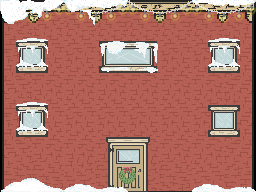

Tiled map render using the project's own tile images. Description and the whole map definition, tile-layer contents included, below:
An orthogonal 8x6 tile map with 32x32 px tiles, 5 tile layers (Tile Layer 1, Tile Layer 2, Tile Layer 3, Tile Layer 5, ...), 2 tilesets.

<map version="1.0" orientation="orthogonal" renderorder="right-down" width="8" height="6" tilewidth="32" tileheight="32" nextobjectid="1">
 <tileset firstgid="1" name="testsprite" tilewidth="32" tileheight="32">
  <image source="../tiled/testsprite.png" width="640" height="640" />
 </tileset>
 <tileset firstgid="401" name="testspriteevil" tilewidth="32" tileheight="32">
  <image source="../tiled/testspriteevil.png" width="640" height="640" />
 </tileset>
 <layer name="Tile Layer 1" width="8" height="6">
  <data>
   <tile gid="41" />
   <tile gid="42" />
   <tile gid="43" />
   <tile gid="44" />
   <tile gid="43" />
   <tile gid="44" />
   <tile gid="45" />
   <tile gid="46" />
   <tile gid="49" />
   <tile gid="51" />
   <tile gid="51" />
   <tile gid="51" />
   <tile gid="51" />
   <tile gid="51" />
   <tile gid="51" />
   <tile gid="68" />
   <tile gid="69" />
   <tile gid="71" />
   <tile gid="71" />
   <tile gid="71" />
   <tile gid="71" />
   <tile gid="71" />
   <tile gid="71" />
   <tile gid="68" />
   <tile gid="49" />
   <tile gid="51" />
   <tile gid="51" />
   <tile gid="51" />
   <tile gid="51" />
   <tile gid="51" />
   <tile gid="51" />
   <tile gid="68" />
   <tile gid="69" />
   <tile gid="71" />
   <tile gid="71" />
   <tile gid="71" />
   <tile gid="71" />
   <tile gid="71" />
   <tile gid="71" />
   <tile gid="68" />
   <tile gid="73" />
   <tile gid="74" />
   <tile gid="75" />
   <tile gid="76" />
   <tile gid="75" />
   <tile gid="76" />
   <tile gid="77" />
   <tile gid="78" />
  </data>
 </layer>
 <layer name="Tile Layer 2" width="8" height="6">
  <data>
   <tile gid="0" />
   <tile gid="0" />
   <tile gid="0" />
   <tile gid="0" />
   <tile gid="0" />
   <tile gid="0" />
   <tile gid="0" />
   <tile gid="0" />
   <tile gid="92" />
   <tile gid="93" />
   <tile gid="0" />
   <tile gid="90" />
   <tile gid="91" />
   <tile gid="0" />
   <tile gid="92" />
   <tile gid="93" />
   <tile gid="112" />
   <tile gid="113" />
   <tile gid="0" />
   <tile gid="110" />
   <tile gid="111" />
   <tile gid="0" />
   <tile gid="112" />
   <tile gid="113" />
   <tile gid="92" />
   <tile gid="93" />
   <tile gid="0" />
   <tile gid="0" />
   <tile gid="0" />
   <tile gid="0" />
   <tile gid="92" />
   <tile gid="93" />
   <tile gid="112" />
   <tile gid="113" />
   <tile gid="0" />
   <tile gid="19" />
   <tile gid="20" />
   <tile gid="0" />
   <tile gid="112" />
   <tile gid="113" />
   <tile gid="0" />
   <tile gid="0" />
   <tile gid="0" />
   <tile gid="39" />
   <tile gid="40" />
   <tile gid="0" />
   <tile gid="0" />
   <tile gid="0" />
  </data>
 </layer>
 <layer name="Tile Layer 3" width="8" height="6">
  <data>
   <tile gid="0" />
   <tile gid="0" />
   <tile gid="0" />
   <tile gid="0" />
   <tile gid="0" />
   <tile gid="0" />
   <tile gid="0" />
   <tile gid="0" />
   <tile gid="0" />
   <tile gid="0" />
   <tile gid="0" />
   <tile gid="0" />
   <tile gid="0" />
   <tile gid="0" />
   <tile gid="0" />
   <tile gid="0" />
   <tile gid="0" />
   <tile gid="0" />
   <tile gid="0" />
   <tile gid="0" />
   <tile gid="0" />
   <tile gid="0" />
   <tile gid="0" />
   <tile gid="0" />
   <tile gid="0" />
   <tile gid="0" />
   <tile gid="0" />
   <tile gid="0" />
   <tile gid="0" />
   <tile gid="0" />
   <tile gid="0" />
   <tile gid="0" />
   <tile gid="0" />
   <tile gid="0" />
   <tile gid="0" />
   <tile gid="0" />
   <tile gid="0" />
   <tile gid="0" />
   <tile gid="0" />
   <tile gid="0" />
   <tile gid="0" />
   <tile gid="0" />
   <tile gid="0" />
   <tile gid="57" />
   <tile gid="58" />
   <tile gid="0" />
   <tile gid="0" />
   <tile gid="0" />
  </data>
 </layer>
 <layer name="Tile Layer 5" width="8" height="6">
  <data>
   <tile gid="229" />
   <tile gid="230" />
   <tile gid="229" />
   <tile gid="230" />
   <tile gid="229" />
   <tile gid="230" />
   <tile gid="229" />
   <tile gid="230" />
   <tile gid="0" />
   <tile gid="0" />
   <tile gid="0" />
   <tile gid="0" />
   <tile gid="0" />
   <tile gid="0" />
   <tile gid="0" />
   <tile gid="0" />
   <tile gid="0" />
   <tile gid="0" />
   <tile gid="0" />
   <tile gid="0" />
   <tile gid="0" />
   <tile gid="0" />
   <tile gid="0" />
   <tile gid="0" />
   <tile gid="0" />
   <tile gid="0" />
   <tile gid="0" />
   <tile gid="0" />
   <tile gid="0" />
   <tile gid="0" />
   <tile gid="0" />
   <tile gid="0" />
   <tile gid="0" />
   <tile gid="0" />
   <tile gid="0" />
   <tile gid="0" />
   <tile gid="0" />
   <tile gid="0" />
   <tile gid="0" />
   <tile gid="0" />
   <tile gid="0" />
   <tile gid="0" />
   <tile gid="0" />
   <tile gid="0" />
   <tile gid="0" />
   <tile gid="0" />
   <tile gid="0" />
   <tile gid="0" />
  </data>
 </layer>
 <layer name="Tile Layer 4" width="8" height="6">
  <data>
   <tile gid="334" />
   <tile gid="335" />
   <tile gid="354" />
   <tile gid="355" />
   <tile gid="0" />
   <tile gid="0" />
   <tile gid="374" />
   <tile gid="375" />
   <tile gid="242" />
   <tile gid="243" />
   <tile gid="0" />
   <tile gid="294" />
   <tile gid="295" />
   <tile gid="0" />
   <tile gid="242" />
   <tile gid="243" />
   <tile gid="262" />
   <tile gid="263" />
   <tile gid="0" />
   <tile gid="314" />
   <tile gid="315" />
   <tile gid="0" />
   <tile gid="262" />
   <tile gid="263" />
   <tile gid="242" />
   <tile gid="243" />
   <tile gid="0" />
   <tile gid="0" />
   <tile gid="0" />
   <tile gid="0" />
   <tile gid="0" />
   <tile gid="0" />
   <tile gid="262" />
   <tile gid="263" />
   <tile gid="0" />
   <tile gid="0" />
   <tile gid="0" />
   <tile gid="0" />
   <tile gid="0" />
   <tile gid="0" />
   <tile gid="271" />
   <tile gid="272" />
   <tile gid="273" />
   <tile gid="274" />
   <tile gid="0" />
   <tile gid="0" />
   <tile gid="273" />
   <tile gid="274" />
  </data>
 </layer>
</map>
